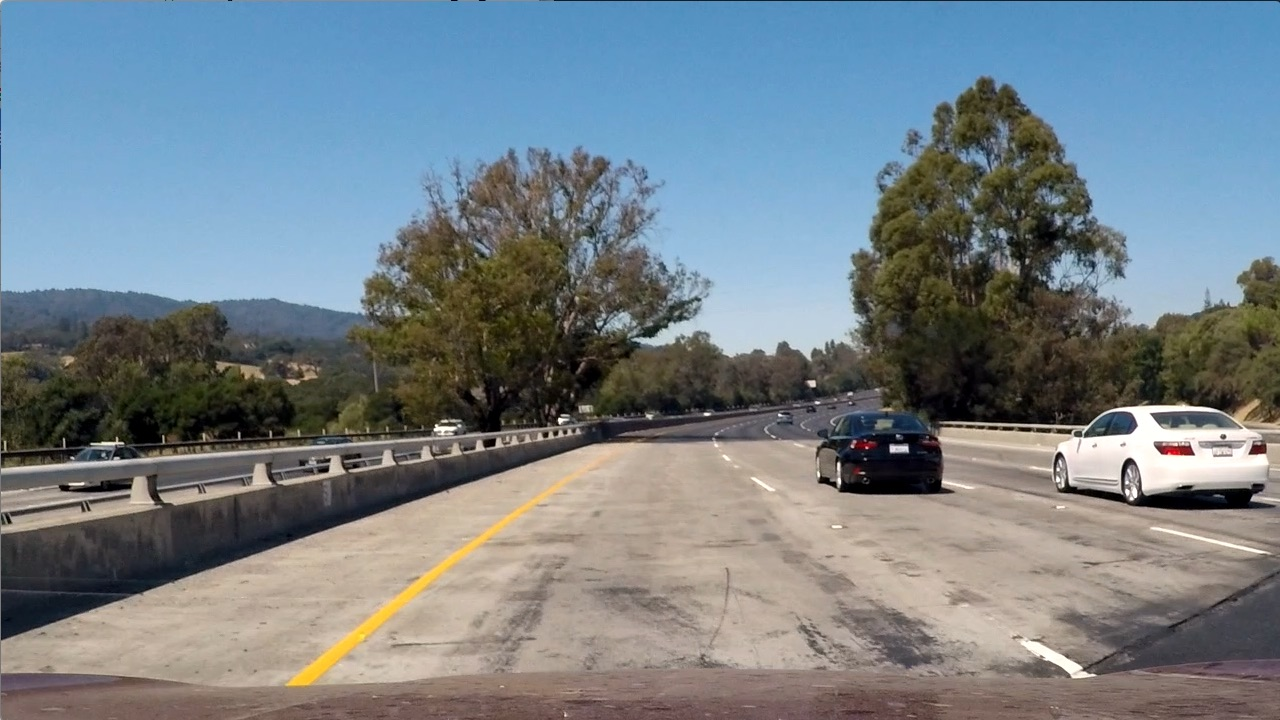
#> input picture test_images/test1.jpg, 1280 x 720 px; its folder holds only this picture in this run
$ jupyter execute image_gen-perspective_transform.py.ipynb   (shell and % lines are left out)   (older library calls are emulated)
#> lines starting #> are read from the running program, lines starting #| are printed output that depends on the picture; after the words box and inside, x2 and y2 are one past the last pixel; in counts of white or black regions, pixels touching at a corner belong together
[cell 1]
import numpy as np
import cv2
import pickle
import glob
#from tracker import tracker

[cell 2]
# From tracker import tracker

[cell 3]
dist_pickle = pickle.load(open('calibration_pickle.p','rb'))
#> (reads calibration_pickle.p from the repository)

[cell 4]
mtx = dist_pickle['mtx']
dist = dist_pickle['dist']

[cell 5]
# play list number 14:27
# https://www.youtube.com/watch?v=vWY8YUayf9Q&feature=youtu.be

[cell 6]
def abs_sobel_thresh(img,orient='x',sobel_kernel=3,thresh=(0,255)):
    # calculate directional gradient
    gray = cv2.cvtColor(img,cv2.COLOR_RGB2GRAY)
    if orient =='x':
        abs_sobel = np.absolute(cv2.Sobel(gray,cv2.CV_64F,1,0))
    if orient == 'y':
        abs_sobel = np.absolute(cv2.Sobel(gray,cv2.CV_64F,0,1))

    scaled_sobel = np.uint8(255*abs_sobel/np.max(abs_sobel))
    binary_output = np.zeros_like(scaled_sobel)

    binary_output[(scaled_sobel>=thresh[0])&(scaled_sobel<=thresh[1])] = 1
    return binary_output

[cell 7]
def mag_thresh(image,sobel_kernel = 3,mag_thresh =(0,255)):
    gray = cv2.cvtColor(img,cv2.COLOR_RGB2GRAY)
    sobelx = cv2.Sobel(gray,cv2.CV_64F,1,0,ksize = sobel_kernel)
    sobely = cv2.Sobel(gray,cv2.CV_64F,0,1,ksize = sobel_kernel)
    gradmag = np.sqrt(sobelx**2,sobely**2)
    scale_factor = np.max(gradmag)/255
    gradmag = (gradmag/scale_factor).astype(np.unit8)
    binary_output = np.zeros_like(gradmag)
    binary_output[(gradmag >= mag_thresh[0]) & (gradmag <= mag_thresh[1])] = 1
    return binary_output

[cell 8]
def dir_threshold(image, sobel_kernel = 3, thresh = (0,np.pi/2)):
    # calculate gradient direction
    gray = cv2.cvtColor(img,cv2.COLOR_RGB2GRAY)
    sobelx = cv2.Sobel(gray,cv2.CV_64F,1,0,ksize = sobel_kernel)
    sobely = cv2.Sobel(gray,cv2.CV_64F,0,1,ksize = sobel_kernel)
    with np.errstate(divide='ignore',invaid='ignore'):
        absgraddir = np.absolute(np.arctan(sobely/sobelx))
        binary_output = np.zeros_like(absgraddir)
        #apply threshold
        binary_output[(absgraddir >= thresh[0])&(absgraddir <= thresh[1])]=1
    return binary_output

[cell 9]
def color_threshold(image,sthresh = (0,255),vthresh = (0,255)):
    hls = cv2.cvtColor(image,cv2.COLOR_RGB2HLS)
    s_channel = hls[:,:,2]
    s_binary = np.zeros_like(s_channel)
    s_binary[(s_channel >= sthresh[0])&(s_channel <= sthresh[1])] = 1

    hsv = cv2.cvtColor(image,cv2.COLOR_RGB2HSV)
    v_channel = hsv[:,:,2]
    v_binary = np.zeros_like(v_channel)
    v_binary[(v_channel >=vthresh[0])&(v_channel <= vthresh[1])] = 1

    output = np.zeros_like(s_channel)
    output[(s_binary ==1)&(v_binary ==1)] = 1
    return output

[cell 10]
def window_mask(width,height,img_ref,center,level):
    output = np.zeros_like(img_ref)
    output[int(img_ref.shape[0]-(level+1)*height):int(img_ref.shape[0]-level*height),max(0,int(center-width)):min(int(center+width),img_ref.shape[1])] = 1
    return output

[cell 11]
# make a list of test images
images = glob.glob('test_images/test*.jpg')

[cell 12]
for idx,fname in enumerate(images):
    # read in image
    img = cv2.imread(fname)
#> img is the input picture: shape (720, 1280, 3); mean B, G, R 135.5, 128.7, 117.5
    # undistort the image
    img = cv2.undistort(img,mtx,dist,None,mtx)


    preprocessImage = np.zeros_like(img[:,:,0])
    gradx = abs_sobel_thresh(img, orient = 'x', thresh =(12,255))
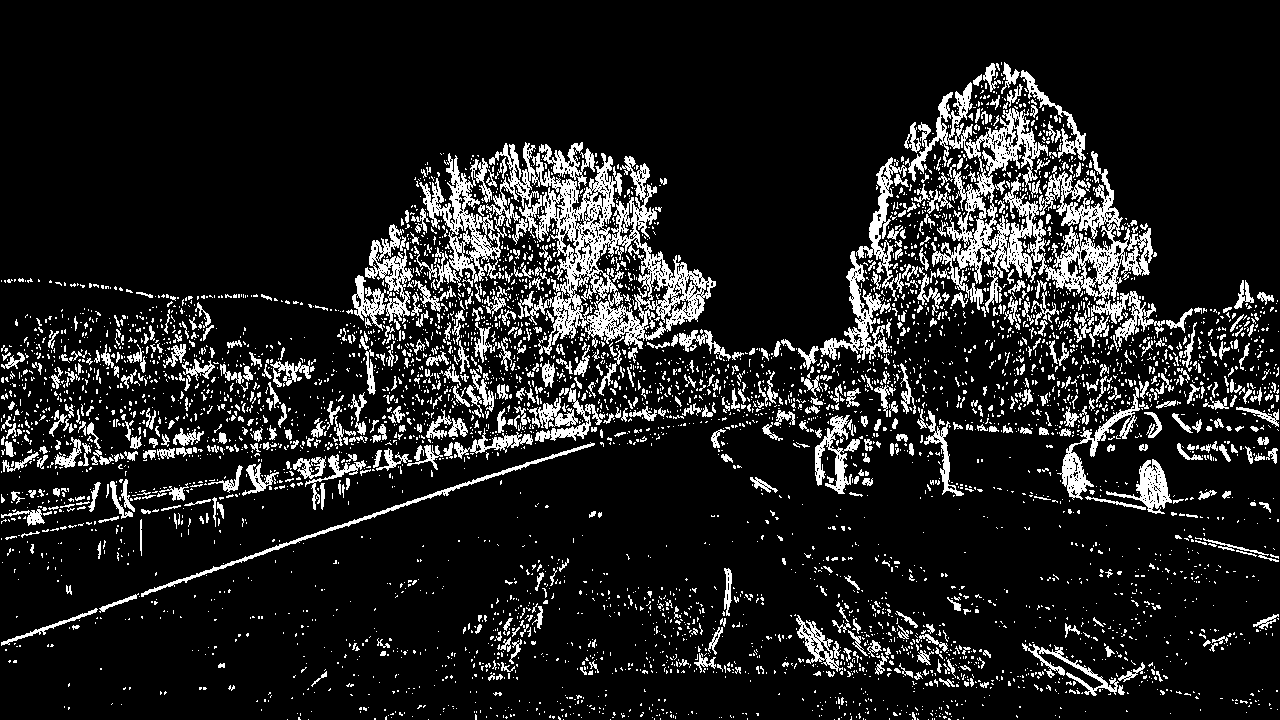
#> gradx: shape (720, 1280); values 0 (black) and 1 (white), 12.7% white in thin lines or dots
    grady = abs_sobel_thresh(img, orient = 'y', thresh =(25,255))
#> grady: shape (720, 1280); values 0 (black) and 1 (white), 8.4% white; 3931 white regions (3493 under 20 px), largest, box (x1, y1, x2, y2) and area: (0, 395, 880, 646) 15545, (0, 449, 393, 541) 5691, (931, 400, 1280, 447) 3982
    c_binary = color_threshold(img, sthresh = (100,255), vthresh = (50,255))
#> in color_threshold, `hls = cv2.cvtColor(image,cv2.COLOR_RGB2HLS)`: hls: shape (720, 1280, 3); mean of channels 0, 1, 2 68.6, 128, 74
#> in color_threshold, `s_channel = hls[:,:,2]`:
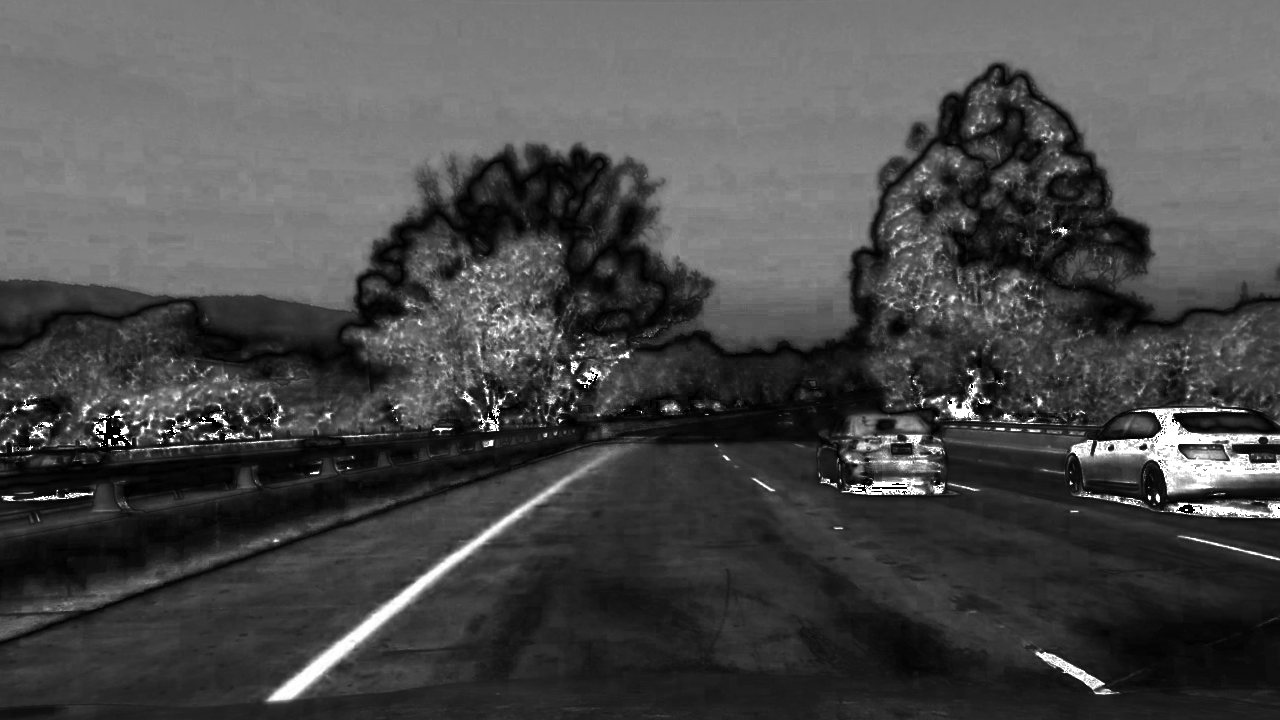
#> s_channel: shape (720, 1280); min 0, max 255, mean 74
#> in color_threshold, `hsv = cv2.cvtColor(image,cv2.COLOR_RGB2HSV)`: hsv: shape (720, 1280, 3); mean H, S, V 68.6, 76.4, 150.4
#> in color_threshold, `v_channel = hsv[:,:,2]`:
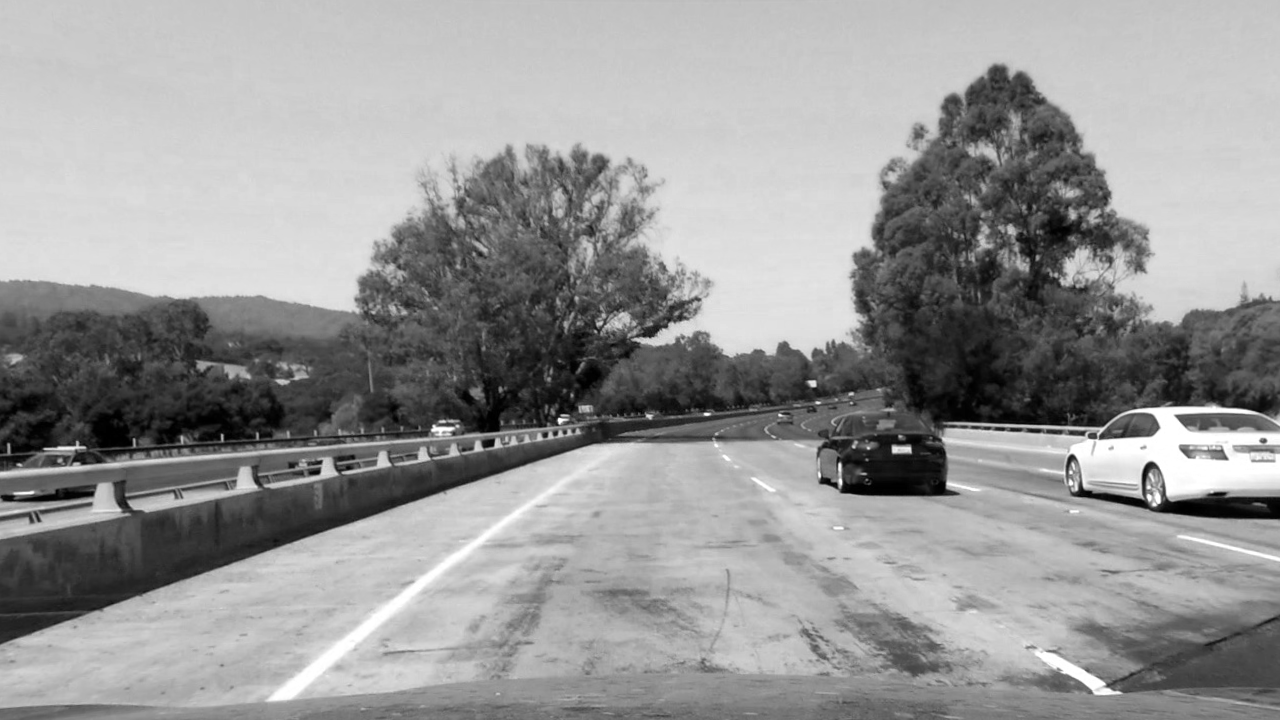
#> v_channel: shape (720, 1280); min 0, max 255, mean 150.4
#> c_binary: shape (720, 1280); values 0 (black) and 1 (white), 34.4% white; 521 white regions (441 under 20 px), largest, box (x1, y1, x2, y2) and area: (0, 0, 1280, 312) 289471, (1069, 407, 1280, 495) 7443, (265, 446, 622, 703) 6331
    preprocessImage[((gradx == 1)&(grady == 1)|(c_binary == 1))] = 255

    img_size =(img.shape[1],img.shape[0])
#> img_size = (1280, 720)
    bot_width = .76
    mid_width = .08
    height_pct= .62
    bottom_trim= .935


    offset = img_size[0]*.25
#> offset = 320
    src = np.float32([[img.shape[1]*(.5-mid_width/2),img.shape[0]*height_pct],[img.shape[1]*(.5+mid_width/2),img.shape[0]*height_pct],[img.shape[1]*(.5+bot_width/2),img.shape[0]*bottom_trim],[img.shape[1]*(.5-bot_width/2),img.shape[0]*bottom_trim]])
    dst = np.float32([[offset, 0], [img_size[0]-offset, 0],[img_size[0]-offset, img_size[1]],[offset, img_size[1]]])

    M = cv2.getPerspectiveTransform(src, dst)
    Minv = cv2.getPerspectiveTransform(dst, src)
    warped = cv2.warpPerspective(preprocessImage, M, img_size, flags=cv2.INTER_LINEAR)
#> preprocessImage: shape (720, 1280); 38.1% white; 4821 white regions (4462 under 20 px), largest, box (x1, y1, x2, y2) and area: (0, 0, 1280, 312) 290583, (1065, 400, 1280, 514) 9522, (264, 446, 622, 703) 6341

# [82 lines of commented-out code are left out]
    result = warped


#     write_name = 'test_images/tracked'+str(idx)+'.jpg'
#     write_name = 'test_images/undistort'+str(idx)+'.jpg'
#     write_name = 'test_images/color_gradient'+str(idx)+'.jpg'
    write_name = 'test_images/perspective_transform'+str(idx)+'.jpg'

    cv2.imwrite(write_name,result)
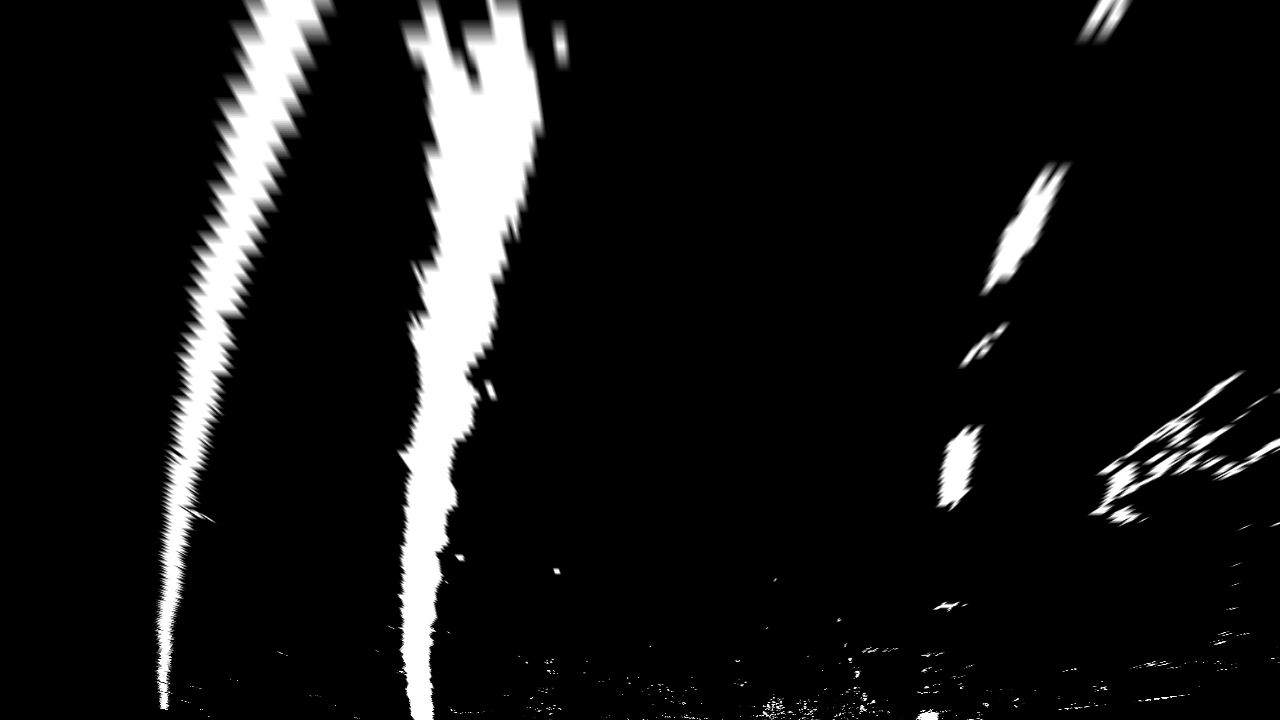
#> saved as perspective_transform0.jpg: shape (720, 1280); min 0, max 255, mean 23
